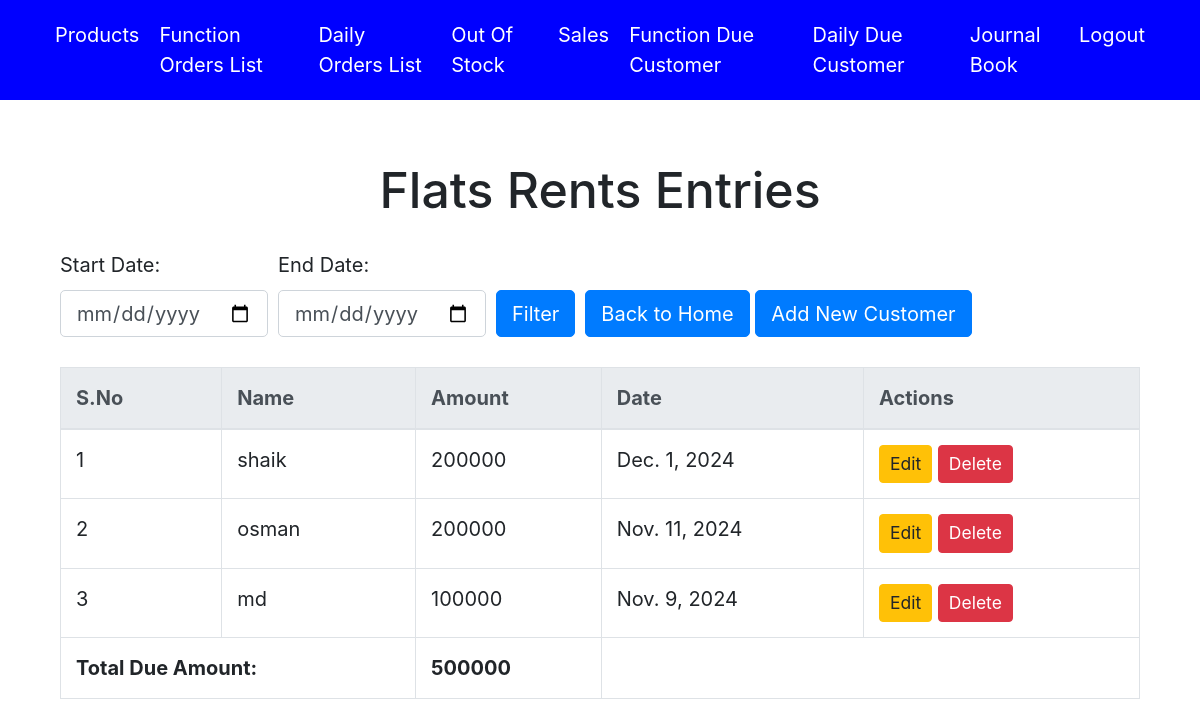
/flats/debt/customers/list/ (signed in), run on the app's committed database.
### accounts/models.py (models this page shows, shortened)
class FlatsDebtCustomer(models.Model):
    name = models.CharField(max_length=100)
    due_amount = models.IntegerField()
    date = models.DateField(default=timezone.now)

### accounts/views.py (the view)
# urls.py: path('flats/debt/customers/list/',views.flat_debt_customer_list,name='flat_debt_customer_list'),
def flat_debt_customer_list(request):
    start_date = request.GET.get('start_date')
    end_date = request.GET.get('end_date')
    if start_date and end_date:
        flat_entries = FlatsDebtCustomer.objects.filter(date__range=[start_date, end_date])
    else:
        flat_entries = FlatsDebtCustomer.objects.all()  # Show all entries if no filter is applied
    total_due_amount = sum(entry.due_amount for entry in flat_entries)
    context = {
        'flat_entries': flat_entries,
        'total_due_amount': total_due_amount,
    }
    return render(request, 'flat_debt_customers_list.html', context)

### accounts/templates/flat_debt_customers_list.html
{% extends 'base.html' %}
{% block content %}
    <div class="container mt-5">
        <h1 class="text-center mb-4">Flats Rents Entries</h1>
        <form method="GET" class="mb-4">
            <div class="form-row align-items-end">
                <div class="col-auto">
                    <label for="start_date">Start Date:</label>
                    <input type="date" id="start_date" name="start_date" class="form-control" value="{{ start_date }}">
                </div>
                <div class="col-auto">
                    <label for="end_date">End Date:</label>
                    <input type="date" id="end_date" name="end_date" class="form-control" value="{{ end_date }}">
                </div>
                <div class="col-auto">
                    <button type="submit" class="btn btn-primary">Filter</button>
                </div>
                <div class="col-auto">
                    <a href="{% url 'home' %}" class="btn btn-primary">Back to Home</a>
                    <a href="{% url 'flat_debt_customer_create' %}" class="btn btn-primary">Add New Customer</a>
                </div>
            </div>
        </form>
        <div class="table-container">
            <table class="table table-bordered">
                <thead class="thead-light">
                    <tr>
                        <th>S.No</th>
                        <th>Name</th>
                        <th>Amount</th>
                        <th>Date</th>
                        <th>Actions</th>
                    </tr>
                </thead>
                <tbody>
                    {% for entry in flat_entries %}
                        <tr>
                            <td>{{ forloop.counter }}</td>
                            <td>{{ entry.name }}</td>
                            <td>{{ entry.due_amount }}</td>
                            <td>{{ entry.date }}</td>
                            <td>
                                <a href="{% url 'flat_debt_customer_update' entry.pk %}" class="btn btn-warning btn-sm">Edit</a>
                                <a href="{% url 'flat_debt_customer_delete' entry.pk %}" class="btn btn-danger btn-sm">Delete</a>
                            </td>
                        </tr>
                    {% empty %}
                        <tr>
                            <td colspan="5" class="text-center">No entries found.</td>
                        </tr>
                    {% endfor %}
                </tbody>
        <tfoot>
            <tr>
                <td colspan="2"><strong>Total Due Amount:</strong></td>
                <td><strong>{{ total_due_amount }}</strong></td>
                <td colspan="2"></td>
            </tr>
        </tfoot>
            </table>
        </div>
    </div>
{% endblock %}

### accounts/templates/base.html (style rules this page uses)
html, body { height: 100%; margin: 0; font-size: 20px; }

### data on the page
FlatsDebtCustomer: name "shaik", due_amount "200000", date "Dec. 1, 2024"
FlatsDebtCustomer: name "osman", due_amount "200000", date "Nov. 11, 2024"
FlatsDebtCustomer: name "md", due_amount "100000", date "Nov. 9, 2024"

### other printed values
{{ total_due_amount }} "500000"
